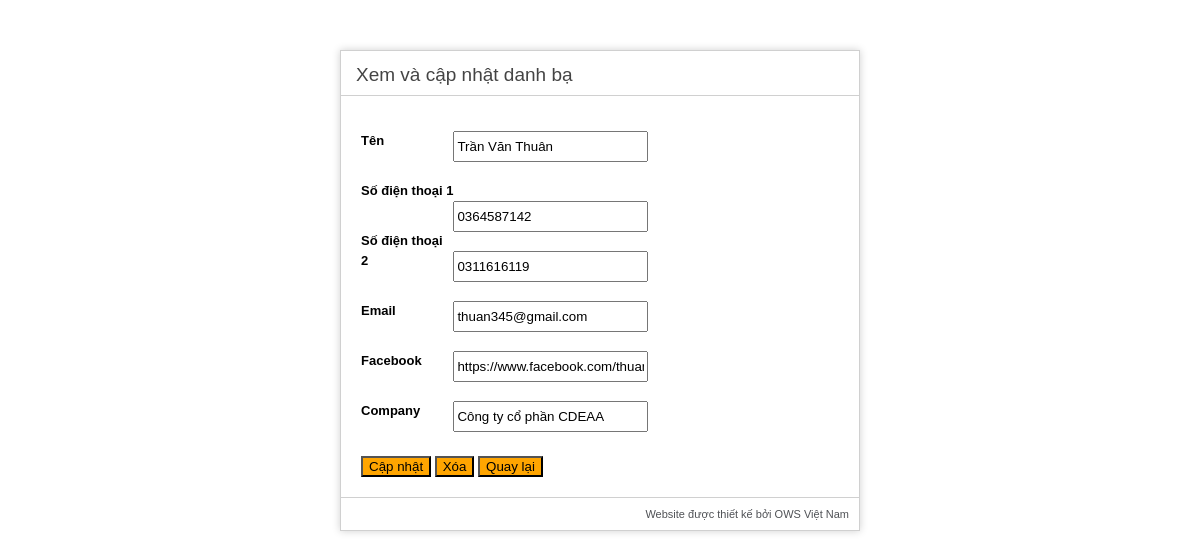
Page /contact/edit/3 on the committed database.
### tables this page shows
CREATE TABLE `contacts` (
  `id` int(11) NOT NULL,
  `name` varchar(100) NOT NULL,
  `phone1` varchar(20) NOT NULL,
  `phone2` varchar(20) NOT NULL,
  `email` varchar(100) NOT NULL,
  `fb` varchar(200) NOT NULL,
  `company` varchar(100) NOT NULL
);

### application/controllers/Contact.php (called while the page is built, shortened)
<?php
class Contact extends CI_Controller {
	public function __construct()
    {
        $this->load->model('contact_model');
    }
    public function edit($id)
    {
        $data['contact_item'] = $this->contact_model->getContactById($id);
        $data['subview']      = 'contact_edit';
        $data['title']        = 'Xem và cập nhật danh bạ';
        $this->load->view('main', $data);
    }
}

### index.php (called while the page is built, shortened)
<?php
require_once BASEPATH.'core/CodeIgniter.php';

### application/models/Contact_model.php (called while the page is built, shortened)
<?php
class Contact_model extends CI_Model
{
    public function getContactById($id)
    {
    	$query = $this->db->get_where('contacts', array('id' => $id));
    	return $query->result()[0];
    }
}

### application/views/contact_edit.php (the view, shortened to what this page needs)
<form method="post" action="<?=base_url()?>contact/save/<?= $contact_item->id ?>">
    <div class="input">
        <label for="name">Tên</label>
        <input type="text" name="name" id="name" value="<?= $contact_item->name ?>" required>
    </div>
    <div class="input">
        <label for="phone1">Số điện thoại 1</label>
        <input type="number" name="phone1" id="phone1" value="<?= $contact_item->phone1 ?>" required>
    </div>
    <div class="input">
        <label for="phone2">Số điện thoại 2</label>
        <input type="number" name="phone2" id="phone2" value="<?= $contact_item->phone2 ?>" required>
    </div>
    <div class="input">
        <label for="email">Email</label>
        <input type="email" name="email" id="email" value="<?= $contact_item->email ?>" required>
    </div>
    <div class="input">
        <label for="fb">Facebook</label>
        <input type="text" name="fb" id="fb" value="<?= $contact_item->fb ?>" required>
    </div>
    <div class="input">
        <label for="company">Company</label>
        <input type="text" name="company" id="company" value="<?= $contact_item->company ?>" required>
    </div>
    <br>
    <button type="submit">Cập nhật</button>
    <button type="button" onclick="remove(<?= $contact_item->id?>)">Xóa</button>
    <button onclick="javascript: history.back()">Quay lại</button>
</form>

### application/views/main.php (style rules this page uses)
body { background-color: #fff; margin: 40px; font: 13px/20px normal Helvetica, Arial, sans-serif; color: #4F5155; }
button { background: orange }
input { height: 25px; float: right; width: 65% }
.input { padding: 15px 0px 15px 0px; width: 60%; }
label { color: black; font-weight: bold; }

### rows in the picture
contacts: name "Trần Văn Thuân", phone1 "0364587142", phone2 "0311616119", email "thuan345@gmail.com", fb "https://www.facebook.com/thuan", company "Công ty cổ phần CDEAA"

### other values in the picture
$title "Xem và cập nhật danh bạ"
